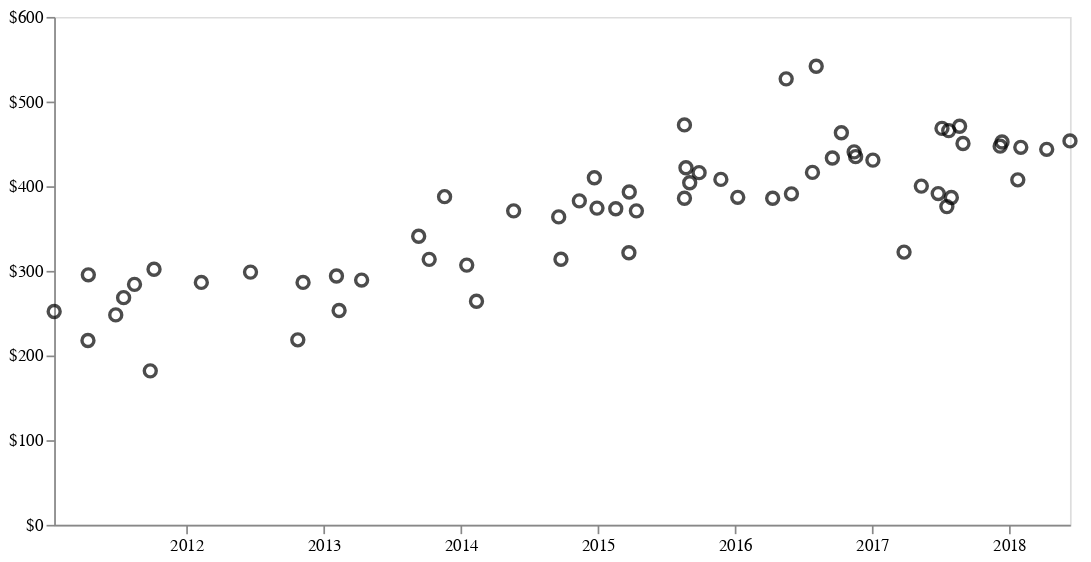

The cell this chart's notebook holds for it:
### Code cell
chart = alt.Chart(df).mark_point(size=50, color="black").encode(
    x=alt.X(
        "date:T",
        axis=alt.Axis(title="", format="%Y", tickCount=7, grid=False),
    ),
    y=alt.Y(
        "price_per_square_foot:Q",
        axis=alt.Axis(title="", format="$s", grid=False),
        scale=alt.Scale(domain=[0, 600])
    ),
    tooltip=["unit", "price", "square_feet", "price_per_square_foot"]
).properties(width=600)

chart.configure_view(
    strokeOpacity=0
).save('assets/price-per-sqft-by-date.svg')

chart

### Figure 1 — Vega-Lite specification as saved in the notebook (floating-point values rounded to 4 significant figures)
{"$schema": "https://vega.github.io/schema/vega-lite/v2.4.3.json", "config": {"view": {"height": 300, "width": 400}}, "data": {"values": [{"bathrooms": 2, "bedrooms": 2, "date": "2018-06-12", "price": 600000, "price_per_square_foot": 453.5, "square_feet": 1323, "unit": 527, "url": "https://www.dlxco.com/the-promenade-west-lofts-condos-for-sale-lease-downtown-losangeles?mlsno=18-334730"}, {"bathrooms": 2, "bedrooms": 2, "date": "2018-04-11", "price": 598000, "price_per_square_foot": 443.6, "square_feet": 1348, "unit": 706, "url": "https://www.dlxco.com/the-promenade-west-lofts-condos-for-sale-lease-downtown-losangeles?mlsno=SR18004194CN"}, {"bathrooms": 2, "bedrooms": 2, "date": "2018-02-01", "price": 590000, "price_per_square_foot": 446.0, "square_feet": 1323, "unit": 409, "url": "https://www.dlxco.com/the-promenade-west-lofts-condos-for-sale-lease-downtown-losangeles?mlsno=18-302636"}, {"bathrooms": 3, "bedrooms": 2, "date": "2018-01-24", "price": 615000, "price_per_square_foot": 407.6, "square_feet": 1509, "unit": 315, "url": "https://www.dlxco.com/the-promenade-west-lofts-condos-for-sale-lease-downtown-losangeles?mlsno=17-280756"}, {"bathrooms": 1, "bedrooms": 1, "date": "2017-12-13", "price": 455000, "price_per_square_foot": 452.3, "square_feet": 1006, "unit": 804, "url": "https://www.dlxco.com/the-promenade-west-lofts-condos-for-sale-lease-downtown-losangeles?mlsno=17-276468"}, {"bathrooms": 2, "bedrooms": 1, "date": "2017-12-08", "price": 450000, "price_per_square_foot": 447.3, "square_feet": 1006, "unit": 803, "url": "https://www.dlxco.com/the-promenade-west-lofts-condos-for-sale-lease-downtown-losangeles?mlsno=RS17251377MR"}, {"bathrooms": 2, "bedrooms": 2, "date": "2017-08-31", "price": 555000, "price_per_square_foot": 450.5, "square_feet": 1232, "unit": 511, "url": "https://www.dlxco.com/the-promenade-west-lofts-condos-for-sale-lease-downtown-losangeles?mlsno=SR17142069CN"}, {"bathrooms": 2, "bedrooms": 2, "date": "2017-08-22", "price": 573000, "price_per_square_foot": 470.8, "square_feet": 1217, "unit": 305, "url": "https://www.dlxco.com/the-promenade-west-lofts-condos-for-sale-lease-downtown-losangeles?mlsno=17-241720"}, {"bathrooms": 3, "bedrooms": 2, "date": "2017-07-31", "price": 580000, "price_per_square_foot": 386.7, "square_feet": 1500, "unit": 316, "url": "https://www.dlxco.com/the-promenade-west-lofts-condos-for-sale-lease-downtown-losangeles?mlsno=17-206676"}, {"bathrooms": 1, "bedrooms": 1, "date": "2017-07-24", "price": 462000, "price_per_square_foot": 465.7, "square_feet": 992, "unit": 712, "url": "https://www.dlxco.com/the-promenade-west-lofts-condos-for-sale-lease-downtown-losangeles?mlsno=17-233274"}, {"bathrooms": 2, "bedrooms": 3, "date": "2017-07-19", "price": 612000, "price_per_square_foot": 375.9, "square_feet": 1628, "unit": 705, "url": "https://www.dlxco.com/the-promenade-west-lofts-condos-for-sale-lease-downtown-losangeles?mlsno=17-229802"}, {"bathrooms": 2, "bedrooms": 2, "date": "2017-07-06", "price": 570000, "price_per_square_foot": 468.4, "square_feet": 1217, "unit": 309, "url": "https://www.dlxco.com/the-promenade-west-lofts-condos-for-sale-lease-downtown-losangeles?mlsno=17-215688"}, {"bathrooms": 2, "bedrooms": 2, "date": "2017-06-26", "price": 527500, "price_per_square_foot": 391.3, "square_feet": 1348, "unit": 621, "url": "https://www.dlxco.com/the-promenade-west-lofts-condos-for-sale-lease-downtown-losangeles?mlsno=SB17104895MR"}, {"bathrooms": 3, "bedrooms": 2, "date": "2017-05-12", "price": 605000, "price_per_square_foot": 400.1, "square_feet": 1512, "unit": 206, "url": "https://www.dlxco.com/the-promenade-west-lofts-condos-for-sale-lease-downtown-losangeles?mlsno=17-211192"}, {"bathrooms": 2, "bedrooms": 3, "date": "2017-03-27", "price": 550000, "price_per_square_foot": 322.2, "square_feet": 1707, "unit": 520, "url": "https://www.dlxco.com/the-promenade-west-lofts-condos-for-sale-lease-downtown-losangeles?mlsno=16-166900"}, {"bathrooms": 2, "bedrooms": 2, "date": "2017-01-03", "price": 570000, "price_per_square_foot": 430.8, "square_feet": 1323, "unit": 619, "url": "https://www.dlxco.com/the-promenade-west-lofts-condos-for-sale-lease-downtown-losangeles?mlsno=16-176362"}, {"bathrooms": 2, "bedrooms": 2, "date": "2016-11-18", "price": 545000, "price_per_square_foot": 435.0, "square_feet": 1253, "unit": 501, "url": "https://www.dlxco.com/the-promenade-west-lofts-condos-for-sale-lease-downtown-losangeles?mlsno=16-149712"}, {"bathrooms": 2, "bedrooms": 2, "date": "2016-11-14", "price": 615000, "price_per_square_foot": 440.5, "square_feet": 1396, "unit": 808, "url": "https://www.dlxco.com/the-promenade-west-lofts-condos-for-sale-lease-downtown-losangeles?mlsno=16-138782"}, {"bathrooms": 1, "bedrooms": 1, "date": "2016-10-11", "price": 466000, "price_per_square_foot": 463.2, "square_feet": 1006, "unit": 806, "url": "https://www.dlxco.com/the-promenade-west-lofts-condos-for-sale-lease-downtown-losangeles?mlsno=16-122734"}, {"bathrooms": 2, "bedrooms": 2, "date": "2016-09-17", "price": 575000, "price_per_square_foot": 433.3, "square_feet": 1327, "unit": 415, "url": "https://www.dlxco.com/the-promenade-west-lofts-condos-for-sale-lease-downtown-losangeles?mlsno=16-142232"}, {"bathrooms": 1, "bedrooms": 1, "date": "2016-08-05", "price": 545000, "price_per_square_foot": 541.7, "square_feet": 1006, "unit": 802, "url": "https://www.dlxco.com/the-promenade-west-lofts-condos-for-sale-lease-downtown-losangeles?mlsno=16-125118"}, {"bathrooms": 3, "bedrooms": 2, "date": "2016-07-26", "price": 629500, "price_per_square_foot": 416.3, "square_feet": 1512, "unit": 314, "url": "https://www.dlxco.com/the-promenade-west-lofts-condos-for-sale-lease-downtown-losangeles?mlsno=16-124382"}, {"bathrooms": 2, "bedrooms": 3, "date": "2016-05-31", "price": 637000, "price_per_square_foot": 391.0, "square_feet": 1629, "unit": 505, "url": "https://www.dlxco.com/the-promenade-west-lofts-condos-for-sale-lease-downtown-losangeles?mlsno=PW16060511MR"}, {"bathrooms": 1, "bedrooms": 1, "date": "2016-05-17", "price": 530000, "price_per_square_foot": 526.8, "square_feet": 1006, "unit": 801, "url": "https://www.dlxco.com/the-promenade-west-lofts-condos-for-sale-lease-downtown-losangeles?mlsno=16-975267"}, {"bathrooms": 2, "bedrooms": 2, "date": "2016-04-11", "price": 520000, "price_per_square_foot": 385.8, "square_feet": 1348, "unit": 414, "url": "https://www.dlxco.com/the-promenade-west-lofts-condos-for-sale-lease-downtown-losangeles?mlsno=15-963651"}, {"bathrooms": 3, "bedrooms": 2, "date": "2016-01-09", "price": 585000, "price_per_square_foot": 386.9, "square_feet": 1512, "unit": 202, "url": "https://www.dlxco.com/the-promenade-west-lofts-condos-for-sale-lease-downtown-losangeles?mlsno=15-960051"}, {"bathrooms": 2, "bedrooms": 2, "date": "2015-11-25", "price": 535000, "price_per_square_foot": 408.1, "square_feet": 1311, "unit": 516, "url": "https://www.dlxco.com/the-promenade-west-lofts-condos-for-sale-lease-downtown-losangeles?mlsno=315009216IT"}, {"bathrooms": 2, "bedrooms": 2, "date": "2015-09-28", "price": 560000, "price_per_square_foot": 416.0, "square_feet": 1346, "unit": 504, "url": "https://www.dlxco.com/the-promenade-west-lofts-condos-for-sale-lease-downtown-losangeles?mlsno=15-927421"}, {"bathrooms": 2, "bedrooms": 2, "date": "2015-09-03", "price": 535000, "price_per_square_foot": 404.1, "square_feet": 1324, "unit": 611, "url": "https://www.dlxco.com/the-promenade-west-lofts-condos-for-sale-lease-downtown-losangeles?mlsno=15-906695"}, {"bathrooms": 2, "bedrooms": 2, "date": "2015-08-24", "price": 558000, "price_per_square_foot": 421.8, "square_feet": 1323, "unit": 616, "url": "https://www.dlxco.com/the-promenade-west-lofts-condos-for-sale-lease-downtown-losangeles?mlsno=15-907973"}, {"bathrooms": 2, "bedrooms": 2, "date": "2015-08-20", "price": 625000, "price_per_square_foot": 472.4, "square_feet": 1323, "unit": 527, "url": "https://www.dlxco.com/the-promenade-west-lofts-condos-for-sale-lease-downtown-losangeles?mlsno=AR15120825MR"}, {"bathrooms": 2, "bedrooms": 2, "date": "2015-08-20", "price": 520000, "price_per_square_foot": 385.8, "square_feet": 1348, "unit": 701, "url": "https://www.dlxco.com/the-promenade-west-lofts-condos-for-sale-lease-downtown-losangeles?mlsno=15-913217"}, {"bathrooms": 2, "bedrooms": 2, "date": "2015-04-14", "price": 500000, "price_per_square_foot": 370.9, "square_feet": 1348, "unit": 704, "url": "https://www.dlxco.com/the-promenade-west-lofts-condos-for-sale-lease-downtown-losangeles?mlsno=15-824505"}, {"bathrooms": 2, "bedrooms": 2, "date": "2015-03-26", "price": 530000, "price_per_square_foot": 393.2, "square_feet": 1348, "unit": 412, "url": "https://www.dlxco.com/the-promenade-west-lofts-condos-for-sale-lease-downtown-losangeles?mlsno=15-879535"}, {"bathrooms": 3, "bedrooms": 2, "date": "2015-03-25", "price": 485000, "price_per_square_foot": 321.4, "square_feet": 1509, "unit": 319, "url": "https://www.dlxco.com/the-promenade-west-lofts-condos-for-sale-lease-downtown-losangeles?mlsno=14-795913"}, {"bathrooms": 3, "bedrooms": 2, "date": "2015-02-18", "price": 560000, "price_per_square_foot": 373.3, "square_feet": 1500, "unit": 203, "url": "https://www.dlxco.com/the-promenade-west-lofts-condos-for-sale-lease-downtown-losangeles?mlsno=14-812843"}, {"bathrooms": 2, "bedrooms": 2, "date": "2014-12-30", "price": 495000, "price_per_square_foot": 374.1, "square_feet": 1323, "unit": 524, "url": "https://www.dlxco.com/the-promenade-west-lofts-condos-for-sale-lease-downtown-losangeles?mlsno=14-781543"}, {"bathrooms": 2, "bedrooms": 2, "date": "2014-12-23", "price": 499000, "price_per_square_foot": 410.0, "square_feet": 1217, "unit": 209, "url": "https://www.dlxco.com/the-promenade-west-lofts-condos-for-sale-lease-downtown-losangeles?mlsno=14-812935"}, {"bathrooms": 1, "bedrooms": 1, "date": "2014-11-13", "price": 385000, "price_per_square_foot": 382.7, "square_feet": 1006, "unit": 610, "url": "https://www.dlxco.com/the-promenade-west-lofts-condos-for-sale-lease-downtown-losangeles?mlsno=14-791495"}, {"bathrooms": 3, "bedrooms": 2, "date": "2014-09-25", "price": 470000, "price_per_square_foot": 313.8, "square_feet": 1498, "unit": 317, "url": "https://www.dlxco.com/the-promenade-west-lofts-condos-for-sale-lease-downtown-losangeles?mlsno=214012630IT"}, {"bathrooms": 3, "bedrooms": 2, "date": "2014-09-19", "price": 550000, "price_per_square_foot": 363.8, "square_feet": 1512, "unit": 206, "url": "https://www.dlxco.com/the-promenade-west-lofts-condos-for-sale-lease-downtown-losangeles?mlsno=14-738439"}, {"bathrooms": 2, "bedrooms": 3, "date": "2014-05-22", "price": 625000, "price_per_square_foot": 370.9, "square_feet": 1685, "unit": 405, "url": "https://www.dlxco.com/the-promenade-west-lofts-condos-for-sale-lease-downtown-losangeles?mlsno=14-745001"}, {"bathrooms": 3, "bedrooms": 2, "date": "2014-02-12", "price": 398500, "price_per_square_foot": 264.1, "square_feet": 1509, "unit": 319, "url": "https://www.dlxco.com/the-promenade-west-lofts-condos-for-sale-lease-downtown-losangeles?mlsno=SR13129134CN"}, {"bathrooms": 2, "bedrooms": 2, "date": "2014-01-17", "price": 405000, "price_per_square_foot": 306.8, "square_feet": 1320, "unit": 108, "url": "https://www.dlxco.com/the-promenade-west-lofts-condos-for-sale-lease-downtown-losangeles?mlsno=13-719047"}, {"bathrooms": 1, "bedrooms": 1, "date": "2013-11-19", "price": 390000, "price_per_square_foot": 387.7, "square_feet": 1006, "unit": 711, "url": "https://www.dlxco.com/the-promenade-west-lofts-condos-for-sale-lease-downtown-losangeles?mlsno=13-689693"}, {"bathrooms": 2, "bedrooms": 2, "date": "2013-10-09", "price": 381650, "price_per_square_foot": 313.6, "square_feet": 1217, "unit": 211, "url": "https://www.dlxco.com/the-promenade-west-lofts-condos-for-sale-lease-downtown-losangeles?mlsno=PW13077881MR"}, {"bathrooms": 2, "bedrooms": 2, "date": "2013-09-11", "price": 420000, "price_per_square_foot": 340.9, "square_feet": 1232, "unit": 502, "url": "https://www.dlxco.com/the-promenade-west-lofts-condos-for-sale-lease-downtown-losangeles?mlsno=13-664793"}, {"bathrooms": 1, "bedrooms": 1, "date": "2013-04-12", "price": 290000, "price_per_square_foot": 289.1, "square_feet": 1003, "unit": 609, "url": "https://www.dlxco.com/the-promenade-west-lofts-condos-for-sale-lease-downtown-losangeles?mlsno=S710858MR"}, {"bathrooms": 2, "bedrooms": 2, "date": "2013-02-11", "price": 335000, "price_per_square_foot": 253.2, "square_feet": 1323, "unit": 522, "url": "https://www.dlxco.com/the-promenade-west-lofts-condos-for-sale-lease-downtown-losangeles?mlsno=P837804MR"}, {"bathrooms": 2, "bedrooms": 2, "date": "2013-02-04", "price": 390000, "price_per_square_foot": 293.9, "square_feet": 1327, "unit": 403, "url": "https://www.dlxco.com/the-promenade-west-lofts-condos-for-sale-lease-downtown-losangeles?mlsno=12-631013"}, {"bathrooms": 2, "bedrooms": 2, "date": "2012-11-07", "price": 380000, "price_per_square_foot": 286.4, "square_feet": 1327, "unit": 416, "url": "https://www.dlxco.com/the-promenade-west-lofts-condos-for-sale-lease-downtown-losangeles?mlsno=22167529IT"}, {"bathrooms": 2, "bedrooms": 2, "date": "2012-10-24", "price": 290000, "price_per_square_foot": 218.5, "square_feet": 1327, "unit": 526, "url": "https://www.dlxco.com/the-promenade-west-lofts-condos-for-sale-lease-downtown-losangeles?mlsno=12-598567"}, {"bathrooms": 2, "bedrooms": 2, "date": "2012-06-20", "price": 395000, "price_per_square_foot": 298.6, "square_feet": 1323, "unit": 308, "url": "https://www.dlxco.com/the-promenade-west-lofts-condos-for-sale-lease-downtown-losangeles?mlsno=12-593925"}, {"bathrooms": 2, "bedrooms": 2, "date": "2012-02-10", "price": 380000, "price_per_square_foot": 286.4, "square_feet": 1327, "unit": 415, "url": "https://www.dlxco.com/the-promenade-west-lofts-condos-for-sale-lease-downtown-losangeles?mlsno=11-569123"}, {"bathrooms": 3, "bedrooms": 2, "date": "2011-10-07", "price": 455000, "price_per_square_foot": 301.9, "square_feet": 1507, "unit": 205, "url": "https://www.dlxco.com/the-promenade-west-lofts-condos-for-sale-lease-downtown-losangeles?mlsno=11-535629"}, {"bathrooms": 3, "bedrooms": 2, "date": "2011-09-27", "price": 275000, "price_per_square_foot": 181.9, "square_feet": 1512, "unit": 216, "url": "https://www.dlxco.com/the-promenade-west-lofts-condos-for-sale-lease-downtown-losangeles?mlsno=C11032172MR"}, {"bathrooms": 2, "bedrooms": 2, "date": "2011-08-16", "price": 350000, "price_per_square_foot": 284.1, "square_feet": 1232, "unit": 511, "url": "https://www.dlxco.com/the-promenade-west-lofts-condos-for-sale-lease-downtown-losangeles?mlsno=11-524713"}, {"bathrooms": 1, "bedrooms": 1, "date": "2011-07-18", "price": 270000, "price_per_square_foot": 268.4, "square_feet": 1006, "unit": 804, "url": "https://www.dlxco.com/the-promenade-west-lofts-condos-for-sale-lease-downtown-losangeles?mlsno=11-505205"}, {"bathrooms": 3, "bedrooms": 2, "date": "2011-06-27", "price": 375000, "price_per_square_foot": 248.0, "square_feet": 1512, "unit": 314, "url": "https://www.dlxco.com/the-promenade-west-lofts-condos-for-sale-lease-downtown-losangeles?mlsno=11-507735"}, {"bathrooms": 3, "bedrooms": 2, "date": "2011-04-15", "price": 443000, "price_per_square_foot": 295.3, "square_feet": 1500, "unit": 203, "url": "https://www.dlxco.com/the-promenade-west-lofts-condos-for-sale-lease-downtown-losangeles?mlsno=10-469183"}, {"bathrooms": 2, "bedrooms": 2, "date": "2011-04-14", "price": 265000, "price_per_square_foot": 217.7, "square_feet": 1217, "unit": 107, "url": "https://www.dlxco.com/the-promenade-west-lofts-condos-for-sale-lease-downtown-losangeles?mlsno=R1006067MR"}, {"bathrooms": 1, "bedrooms": 1, "date": "2011-01-14", "price": 250000, "price_per_square_foot": 252.0, "square_feet": 992, "unit": 714, "url": "https://www.dlxco.com/the-promenade-west-lofts-condos-for-sale-lease-downtown-losangeles?mlsno=10-480135"}]}, "encoding": {"tooltip": [{"field": "unit", "type": "quantitative"}, {"field": "price", "type": "quantitative"}, {"field": "square_feet", "type": "quantitative"}, {"field": "price_per_square_foot", "type": "quantitative"}], "x": {"axis": {"format": "%Y", "grid": false, "tickCount": 7, "title": ""}, "field": "date", "type": "temporal"}, "y": {"axis": {"format": "$s", "grid": false, "title": ""}, "field": "price_per_square_foot", "scale": {"domain": [0, 600]}, "type": "quantitative"}}, "mark": {"color": "black", "size": 50, "type": "point"}, "width": 600}
